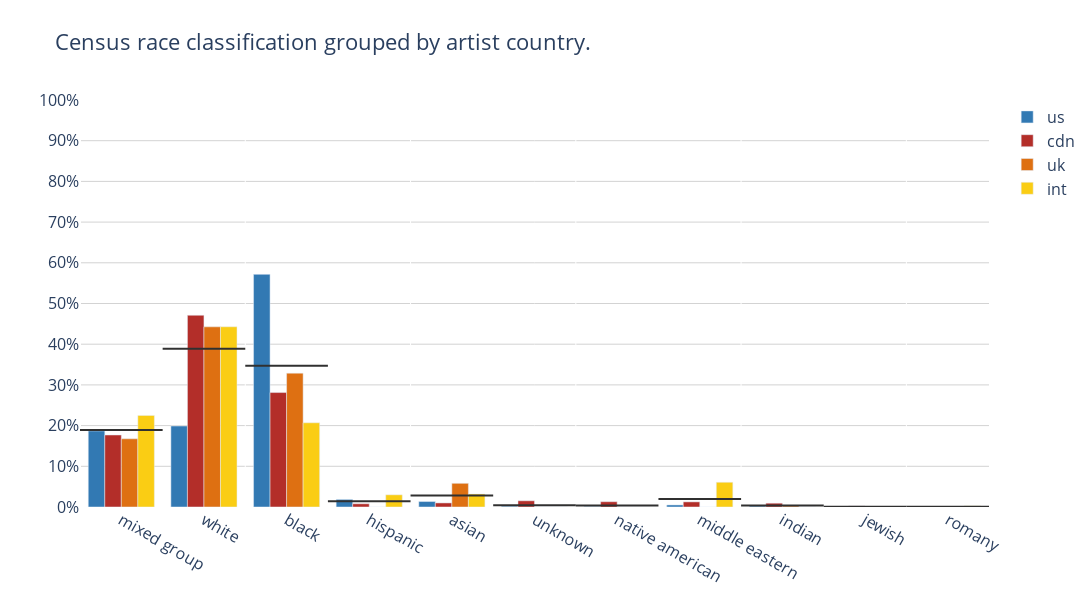

The cell this chart's notebook holds for it:
### Code cell
chart_grouped_categorical_comparison(df['artist_country'], df['census_race_classification'],groups=['us','cdn','uk','int'], color_dict=COLOR_DICT )

### Figure 1 — Plotly figure (JSON) as saved in the notebook; plotly's stock layout.template omitted (floating-point values rounded to 4 significant figures)
{"data": [{"marker": {"color": "#3279B3"}, "name": "us", "type": "bar", "x": ["mixed group", "white", "black", "hispanic", "asian", "unknown", "native american", "middle eastern", "indian", "jewish", "romany"], "y": [0.187, 0.199, 0.5716, 0.01865, 0.01347, 0.001902, 0.001109, 0.005018, 0.002324, 0, 0]}, {"marker": {"color": "#B32E29"}, "name": "cdn", "type": "bar", "x": ["mixed group", "white", "black", "hispanic", "asian", "unknown", "native american", "middle eastern", "indian", "jewish", "romany"], "y": [0.1769, 0.4711, 0.2812, 0.007903, 0.01, 0.01525, 0.01301, 0.01259, 0.009371, 0.002658, 0]}, {"marker": {"color": "#DE7012"}, "name": "uk", "type": "bar", "x": ["mixed group", "white", "black", "hispanic", "asian", "unknown", "native american", "middle eastern", "indian", "jewish", "romany"], "y": [0.1675, 0.4427, 0.3289, 0, 0.0582, 0, 0, 0, 0.002646, 0, 0]}, {"marker": {"color": "#FACD14"}, "name": "int", "type": "bar", "x": ["mixed group", "white", "black", "hispanic", "asian", "unknown", "native american", "middle eastern", "indian", "jewish", "romany"], "y": [0.225, 0.4428, 0.2069, 0.02995, 0.03176, 0, 0, 0.0608, 0, 0, 0.002722]}, {"marker": {"color": "#303030"}, "mode": "lines", "name": "mixed group_average", "showlegend": false, "type": "scatter", "x": [0, 1], "xaxis": "x2", "y": [0.1891, 0.1891]}, {"marker": {"color": "#303030"}, "mode": "lines", "name": "white_average", "showlegend": false, "type": "scatter", "x": [1, 2], "xaxis": "x2", "y": [0.3889, 0.3889]}, {"marker": {"color": "#303030"}, "mode": "lines", "name": "black_average", "showlegend": false, "type": "scatter", "x": [2, 3], "xaxis": "x2", "y": [0.3472, 0.3472]}, {"marker": {"color": "#303030"}, "mode": "lines", "name": "hispanic_average", "showlegend": false, "type": "scatter", "x": [3, 4], "xaxis": "x2", "y": [0.01412, 0.01412]}, {"marker": {"color": "#303030"}, "mode": "lines", "name": "asian_average", "showlegend": false, "type": "scatter", "x": [4, 5], "xaxis": "x2", "y": [0.02836, 0.02836]}, {"marker": {"color": "#303030"}, "mode": "lines", "name": "unknown_average", "showlegend": false, "type": "scatter", "x": [5, 6], "xaxis": "x2", "y": [0.004287, 0.004287]}, {"marker": {"color": "#303030"}, "mode": "lines", "name": "native american_average", "showlegend": false, "type": "scatter", "x": [6, 7], "xaxis": "x2", "y": [0.003529, 0.003529]}, {"marker": {"color": "#303030"}, "mode": "lines", "name": "middle eastern_average", "showlegend": false, "type": "scatter", "x": [7, 8], "xaxis": "x2", "y": [0.0196, 0.0196]}, {"marker": {"color": "#303030"}, "mode": "lines", "name": "indian_average", "showlegend": false, "type": "scatter", "x": [8, 9], "xaxis": "x2", "y": [0.003585, 0.003585]}, {"marker": {"color": "#303030"}, "mode": "lines", "name": "jewish_average", "showlegend": false, "type": "scatter", "x": [9, 10], "xaxis": "x2", "y": [0.0006644, 0.0006644]}, {"marker": {"color": "#303030"}, "mode": "lines", "name": "romany_average", "showlegend": false, "type": "scatter", "x": [10, 11], "xaxis": "x2", "y": [0.0006806, 0.0006806]}], "layout": {"barmode": "group", "font": {"size": 16}, "height": 600, "plot_bgcolor": "white", "title": {"text": "Census race classification grouped by artist country."}, "width": 1200, "xaxis2": {"overlaying": "x", "range": [0, 11], "showticklabels": false}, "yaxis": {"dtick": 0.1, "gridcolor": "lightgray", "range": [0, 1], "tickformat": ".0%"}}}
